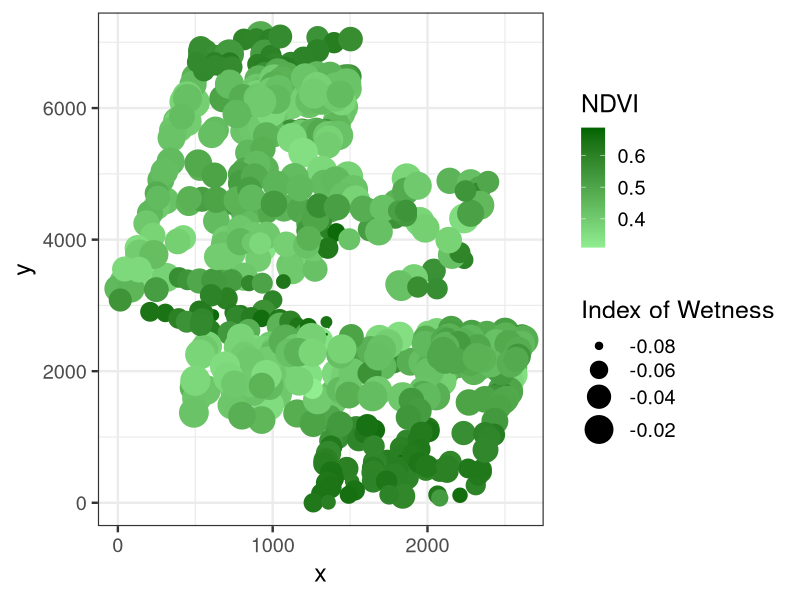

Here is the R script that generated this plot: (Note: this script raises an error after producing the figure.)
######################################################################
##### Code for Calculating a Corrected SE using Moran's I in SEM
##### covering Composite Variables & Advanced Topics
#####
##### Jarrett E.K. Byrnes
#####
##### Last Modified 1/13/15
######################################################################



## @knitr load-data
# Boreality data from http://www.highstat.com/book2.htm
# Mixed Effects Models and Extensions in Ecology with R (2009). 
# Zuur, Ieno, Walker, Saveliev and Smith. Springer
boreal <- read.table("./Boreality.txt", header=T)

## @knitr visualize-data
#Let's look at the spatial structure
library(ggplot2)

qplot(x, y, data=boreal, size=Wet, color=NDVI) +
  theme_bw(base_size=18) + 
  scale_size_continuous("Index of Wetness", range=c(0,10)) + 
  scale_color_gradient("NDVI", low="lightgreen", high="darkgreen")


## @knitr sem-model
library(lavaan)

# A simple model where NDVI is determined
# by nTot, temperature, and Wetness
# and nTot is related to temperature
borModel <- '
  NDVI ~ nTot + T61 + Wet 
  nTot ~ T61
'

#note meanstructure=T to obtain intercepts
borFit <- sem(borModel, data=boreal, meanstructure=T)

## @knitr residuals
# residuals are key for the analysis
borRes <- as.data.frame(residuals(borFit, "casewise"))

#raw visualization of NDVI residuals
qplot(x, y, data=boreal, color=borRes$NDVI, size=I(5)) +
  theme_bw(base_size=17) + 
  scale_color_gradient("NDVI Residual", low="blue", high="yellow")

## @knitr residual-analysis-sign
#raw visualization of sign of residuals
qplot(x, y, data=boreal, color=borRes$NDVI>0, size=I(5)) +
  theme_bw(base_size=17) + 
  scale_color_manual("NDVI Residual >0", values=c("blue", "red"))



## @knitr generate-spatial-weight-matrix
#Evaluate Spatial Residuals
#First create a distance matrix
library(ape)
distMat <- as.matrix(dist(cbind(boreal$x, boreal$y)))

#invert this matrix for weights
distsInv <- 1/distMat
diag(distsInv) <- 0

## @knitr moran_i_ndvi
#calculate Moran's I just for NDVI
mi.ndvi <- Moran.I(borRes$NDVI, distsInv)
mi.ndvi

## @knitr spatial_corrected_sample
#What is our corrected sample size?
n.ndvi <- nrow(boreal)*(1-mi.ndvi$observed)/(1+mi.ndvi$observed)


## @knitr spatial_corrected_se
#Where did we get the SE from?
sqrt(diag(vcov(borFit)))

#New SE
ndvi.var <- diag(vcov(borFit))[1:3]

ndvi.se <- sqrt(ndvi.var*nrow(boreal)/n.ndvi)

ndvi.se


#compare to old SE
sqrt(diag(vcov(borFit)))[1:3]


## @knitr spatial_corrected_z
#new z values
z <- coef(borFit)[1:3]/ndvi.se

2*pnorm(abs(z), lower.tail=F)


summary(borFit, standardized=T)
